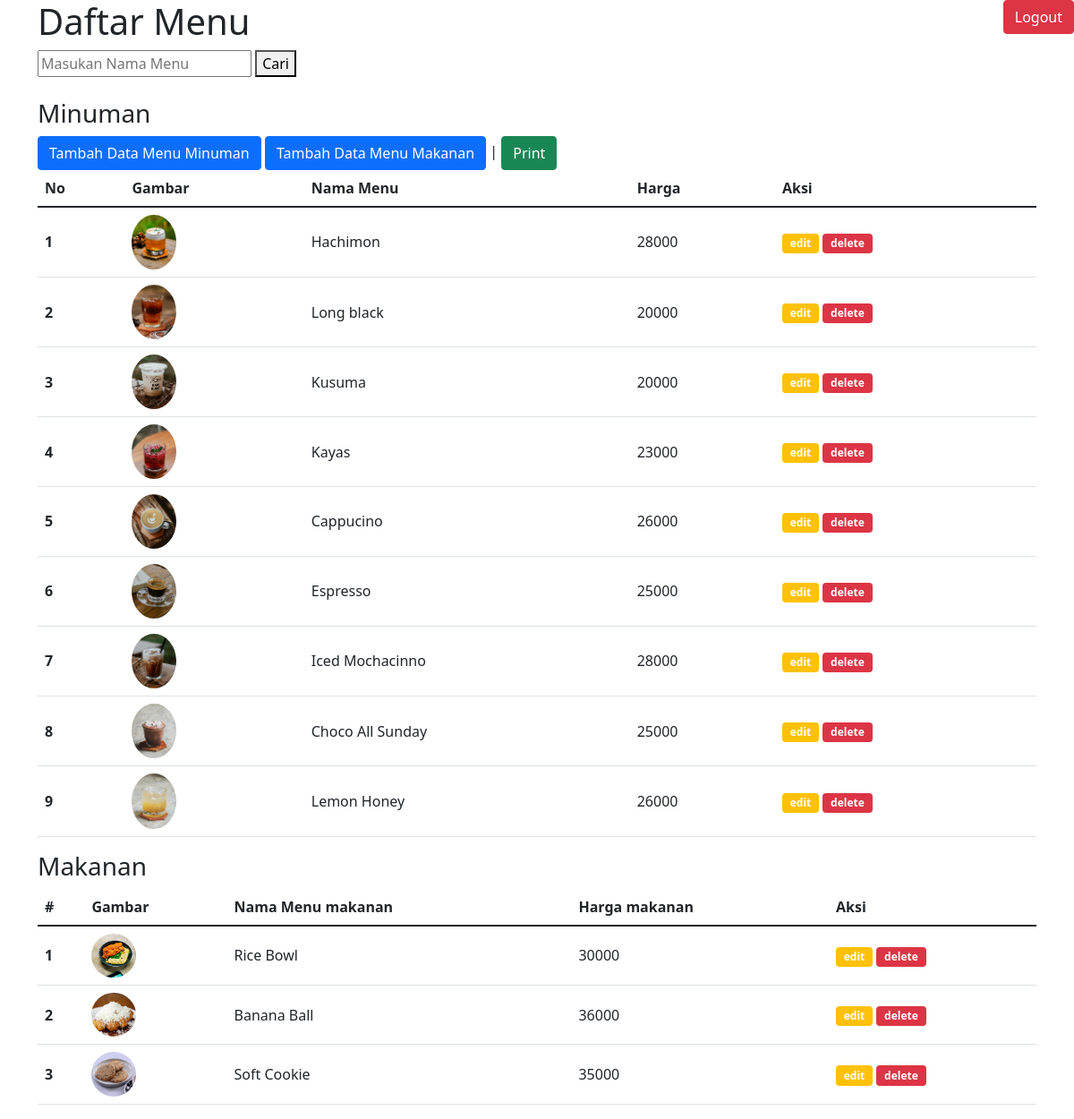
Page /databasemenu.php on the committed database.
### tables this page shows
CREATE TABLE `listmenu` (
  `id` int(11) NOT NULL,
  `nama_menu` varchar(255) NOT NULL,
  `harga_menu` int(10) NOT NULL,
  `gambar` varchar(255) NOT NULL
);

CREATE TABLE `list_makanan` (
  `id` int(11) NOT NULL,
  `namamakanan` varchar(255) NOT NULL,
  `hargamakanan` varchar(30) NOT NULL,
  `gambarmakanan` varchar(255) NOT NULL
);

### functions.php (called while the page is built, shortened)
<?php
function koneksi() {
    $conn = mysqli_connect('localhost', 'root', '', 'tubes_213040012') or die('KONEKSI GAGAL!');
    return $conn;
}
function query($query) {
    $conn = koneksi();
    $result = mysqli_query($conn, $query) or die(mysqli_error($conn));
    $rows = [];
    while ($row = mysqli_fetch_assoc($result)) {
        $rows[] = $row;
    }
    return $rows;
}
?>

### databasemenu.php (the view, shortened to what this page needs)
<?php
require 'functions.php';
$menu = query("SELECT * FROM listmenu");
$makanan = query("SELECT * FROM list_makanan");
?>
<!doctype html>
<html lang="en">
  <head>
    <link href="https://cdn.jsdelivr.net/npm/bootstrap@5.1.3/dist/css/bootstrap.min.css" rel="stylesheet">
  </head>
  <body>
    <div class="container">
      <h1>Daftar Menu</h1>
      <form action="" method="POST" class="form-cari">
        <input type="text" name="keyword" id="keyword" size="20" autofocus placeholder="Masukan Nama Menu" autocomplete="off">
        <button type="submit" id="tombol-cari" name="cari">Cari</button>
      </form>
      <br>
      <div id="container">
      <h3>Minuman</h3>
      <a href="formtambahmenu.php" class="tambah btn btn-primary">Tambah Data Menu Minuman</a>
      <a href="formtambahmakanan.php" class="tambah btn btn-primary">Tambah Data Menu Makanan</a> |
      <a href="cetak.php" target="_blank" class="tambah btn btn-success">Print</a>
      <a href="logoutadmin.php" class="logout btn btn-danger position-absolute top-0 end-0">Logout</a>
      <table class="table">
        <thead>
          <tr>
            <th scope="col">No</th>
            <th scope="col">Gambar</th>
            <th scope="col">Nama Menu</th>
            <th scope="col">Harga</th>
            <th class="aksi" scope="col">Aksi</th>
          </tr>
        </thead>
        <tbody>
          <?php $no = 1; foreach($menu as $mn) { ?>
          <tr class="align-middle">
            <th scope="row"><?= $no++; ?></th>
            <td>
              <img src="img/<?= $mn["gambar"]; ?>" width="50" class="rounded-circle">
            </td>
            <td><?= $mn["nama_menu"]; ?></td>
            <td><?= $mn["harga_menu"]; ?></td>
            <td class="aksi">
              <a href="ubah.php?id=<?= $mn["id"]; ?>" class="btn badge bg-warning">edit</a>
              <a href="hapus.php?id=<?= $mn["id"]; ?>" class="btn badge bg-danger" onclick="
              return confirm('Apakah yakin akan menghapus data?');">delete</a>
            </td>
          </tr>
          <?php } ?>
        </tbody>
      </table>
     </div>
    </div>
  <div class="container">
      <h3>Makanan</h3>
      <table class="table">
        <thead>
          <tr>
            <th scope="col">#</th>
            <th scope="col">Gambar</th>
            <th scope="col">Nama Menu makanan</th>
            <th scope="col">Harga makanan</th>
            <th class="aksi" scope="col">Aksi</th>
          </tr>
        </thead>
        <tbody>
          <?php $no = 1; foreach($makanan as $mkn) { ?>
          <tr class="align-middle">
            <th scope="row">
              <?= $no++; ?>
            </th>
            <td>
              <img src="img/<?= $mkn["gambarmakanan"]; ?>" width="50" class="rounded-circle">
            </td>
            <td><?= $mkn["namamakanan"]; ?></td>
            <td><?= $mkn["hargamakanan"]; ?></td>
            <td>
              <a href="ubahmkn.php?id=<?= $mkn["id"]; ?>" class="btn badge bg-warning">edit</a>
              <a href="hapusmkn.php?id=<?= $mkn["id"]; ?>" class="btn badge bg-danger" onclick="
              return confirm('Apakah yakin akan menghapus data?');">delete</a>
            </td>
          </tr>
          <?php } ?>
        </tbody>
      </table>
    </div>
  </body>
</html>

### rows in the picture
listmenu: gambar (picture), nama_menu "Hachimon", harga_menu "28000"
listmenu: gambar (picture), nama_menu "Long black", harga_menu "20000"
listmenu: gambar (picture), nama_menu "Kusuma", harga_menu "20000"
listmenu: gambar (picture), nama_menu "Kayas", harga_menu "23000"
listmenu: gambar (picture), nama_menu "Cappucino", harga_menu "26000"
listmenu: gambar (picture), nama_menu "Espresso", harga_menu "25000"
listmenu: gambar (picture), nama_menu "Iced Mochacinno", harga_menu "28000"
listmenu: gambar (picture), nama_menu "Choco All Sunday", harga_menu "25000"
listmenu: gambar (picture), nama_menu "Lemon Honey", harga_menu "26000"
list_makanan: gambarmakanan (picture), namamakanan "Rice Bowl", hargamakanan "30000"
list_makanan: gambarmakanan (picture), namamakanan "Banana Ball", hargamakanan "36000"
list_makanan: gambarmakanan (picture), namamakanan "Soft Cookie", hargamakanan "35000"
